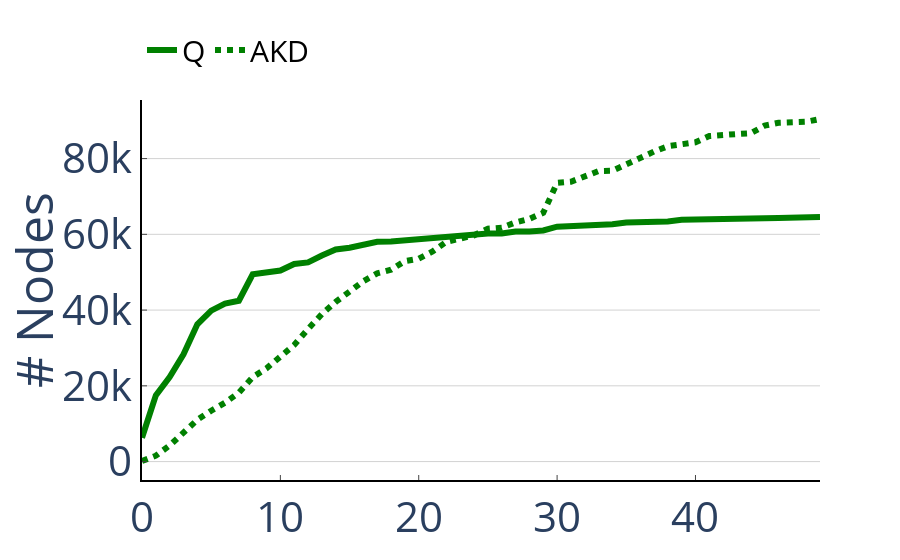

Source (notebook cell):
### Markdown cell above
On Table \ref{fig:payoff} we can oberserve that the Average KDTree has a smaller payoff compared to the Median KDTree, because of its lower index creation cost. Adaptive indexes have a smaller payoff than Full Indexes, because they have lower cost on the first query and are adapted to the workload. The Adaptive KDTree has a smaller payoff than Quasii because Quasii has a higher adaptation time. As we can see in Figure \ref{fig:payoff-number-of-nodes}, when comparing the number of nodes created on the Uniform(8) benchmark, Quasii creates much more nodes until it stabilizes around query 25, which results in a higher payoff. Finally, progressive indexes have restrictions on the amount of data reorganized or time spent, which will improve convergence and robustness, respectively. However, they end up having higher payoffs.

On the sequential workload, the Average KDtree, Median KDTree, and Quasii end up never paying off because the number of queries is too small (Sequential has around 10 queries). Figure \ref{fig:payoff-per-query} provides a per query response time for the entire workload. The Median KDTree is at least two orders of magnitude faster than a full scan. Hence, with more queries it would eventually payoff.

For the shifting workload, no algorithm besides the Adaptive KDTree payoff because the number of queries executed before moving on to the next table is too small.

On the Genomics Mixed benchmark, Figure \ref{fig:payoff-genomics} presents the cummulative response time for the first 30 queries. We can observe that adaptive and progressive indexes take longer to payoff compared to full indexes because full indexes have, in this case, low first query cost (as we discussed previously), and low per query response time. While adaptive and progressive indexes, have low first query cost but take longer to achieve a low per query response time.

### Code cell
a = number_of_nodes('Uniform8', ['Quasii', 'CrackingKDTree', ], 50)
a.update_layout(legend_orientation="h", legend=dict(x=.01, y=1.2))
save_figure(a, 'payoff-number-of-nodes.pdf')
a

### Figure 1 — Plotly figure (JSON) as saved in the notebook; plotly's stock layout.template omitted (floating-point values rounded to 4 significant figures)
{"data": [{"line": {"dash": "solid", "width": 6}, "marker": {"color": "green"}, "mode": "lines", "name": "Q", "type": "scatter", "x": [0, 1, 2, 3, 4, 5, 6, 7, 8, 9, 10, 11, 12, 13, 14, 15, 16, 17, 18, 19, 20, 21, 22, 23, 24, 25, 26, 27, 28, 29, 30, 31, 32, 33, 34, 35, 36, 37, 38, 39, 40, 41, 42, 43, 44, 45, 46, 47, 48, 49], "y": [6298, 17482, 22288, 28349, 36240, 39851, 41694, 42463, 49427, 50004, 50443, 52172, 52597, 54421, 56002, 56479, 57244, 58042, 58122, 58437, 58790, 58917, 59487, 59848, 60075, 60201, 60251, 60743, 60777, 61034, 62016, 62149, 62253, 62643, 62665, 63143, 63195, 63336, 63418, 63837, 63837, 63982, 63992, 64026, 64104, 64231, 64336, 64368, 64549, 64592]}, {"line": {"dash": "dot", "width": 6}, "marker": {"color": "green"}, "mode": "lines", "name": "AKD", "type": "scatter", "x": [0, 1, 2, 3, 4, 5, 6, 7, 8, 9, 10, 11, 12, 13, 14, 15, 16, 17, 18, 19, 20, 21, 22, 23, 24, 25, 26, 27, 28, 29, 30, 31, 32, 33, 34, 35, 36, 37, 38, 39, 40, 41, 42, 43, 44, 45, 46, 47, 48, 49], "y": [155, 1554, 4258, 7390, 11035, 13424, 15558, 18197, 22281, 24635, 27651, 30787, 35006, 38949, 42155, 44858, 47634, 49717, 50652, 52945, 53577, 55473, 58029, 58892, 59742, 61479, 61747, 63155, 64089, 65690, 73570, 73893, 75262, 76705, 76781, 78594, 80250, 81860, 83262, 83628, 84294, 85957, 86026, 86485, 86701, 88707, 89441, 89645, 89716, 90453]}], "layout": {"font": {"size": 42}, "legend": {"font": {"color": "black", "size": 30}, "orientation": "h", "x": 0, "y": 1.2}, "plot_bgcolor": "rgba(0,0,0,0)", "showlegend": true, "xaxis": {"linecolor": "black", "linewidth": 2, "showline": true, "ticklen": 5, "ticks": "inside", "zeroline": true}, "yaxis": {"gridcolor": "lightgrey", "gridwidth": 1, "linecolor": "black", "linewidth": 2, "showgrid": true, "showline": true, "ticklen": 5, "ticks": "inside", "title": {"text": "# Nodes"}, "zeroline": false, "zerolinecolor": "rgba(0, 0, 0, 0)"}}}
